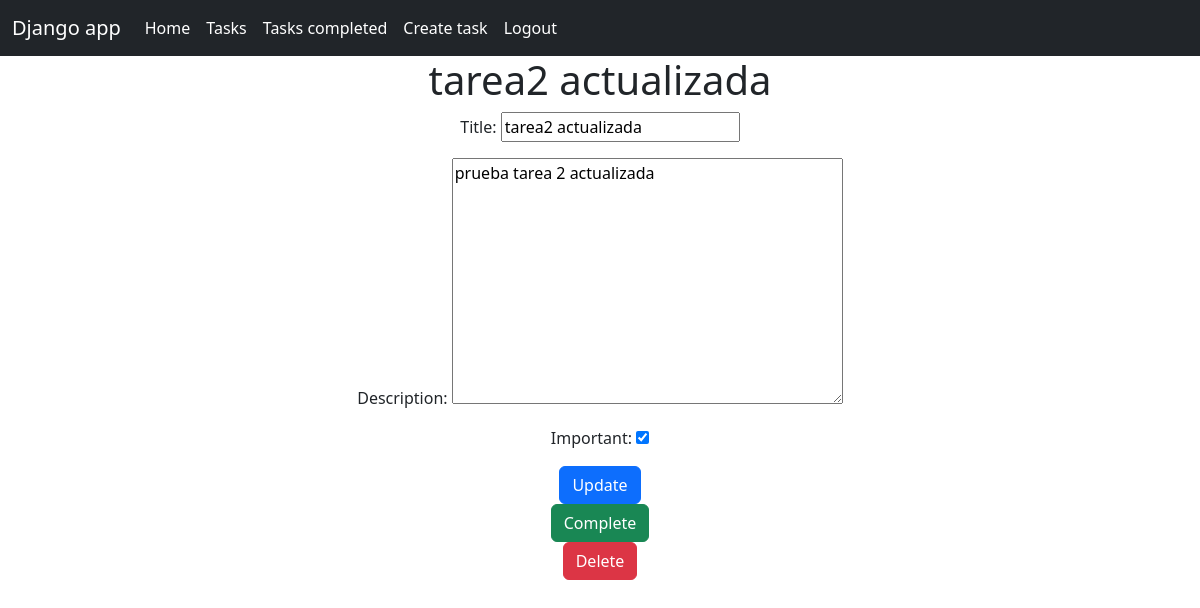
Screenshot of /tasks/2 (signed in) with the database file from the repository.
### tasks/models.py (models this page shows, shortened)
class Task(models.Model):
    title = models.CharField(max_length=200)
    description = models.TextField(blank= True)
    created = models.DateTimeField(auto_now_add= True)
    datecompleted = models.DateTimeField(null= True)
    important = models.BooleanField(default=True)
    user = models.ForeignKey(User, on_delete= models.CASCADE)

### tasks/views.py (the view, shortened to what this page needs)
# urls.py: path('tasks/<int:task_id>', views.task_detail,name='task_detail'),
@login_required
def task_detail(request, task_id):
    if request.method == 'GET':
        task = get_object_or_404(Task,pk= task_id)
        form = TaskForm(instance= task)
        if task.user == request.user:
            return render(request, 'task_detail.html',{'task': task, 'form': form})
        else:
            return render(request, 'task_detail.html',{'task': "No tienes tarea con este id"})

### tasks/forms.py
class TaskForm(ModelForm):
    class Meta:
        model= Task
        fields= ['title','description','important']

### tasks/templates/task_detail.html (shortened to what this page needs)
{% extends 'base.html' %}
{% block content %}
<div class="col-auto text-center">
    <h1>{{task.title}}</h1>
    <form  method="post">
        {{form.as_p}}
        <button type="submit" class="btn btn-primary">Update</button>
    </form>
    <form action="{% url 'complete_task' task.id %}" method="post">
        <button type="submit" class="btn btn-success">
            Complete
        </button>
    </form>
    <form action="{% url 'delete_task' task.id %}" method="post">
        <button type="submit" class="btn btn-danger">
            Delete
        </button>
    </form>
</div>
{% endblock %}

### rows the page displays
Task: title "tarea2 actualizada", description "prueba tarea 2 actualizada", important "☑"
